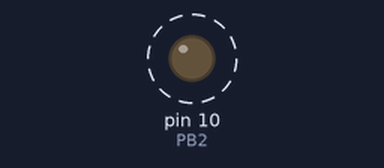
Bench run of a sketch on a simulated Arduino Uno, built with avr-gcc and run on an emulated ATmega328P. On the bench: output pins drawn as LEDs (lit = HIGH). Dashed ring = blinking.

Above: at 0.2 s.
Timing chart, 0 to 3.0 s (numbered marks = the images above):
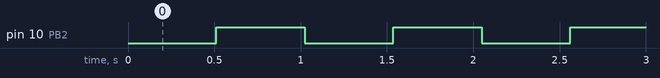

The sketch:

toggle_OC1A.ino
```cpp
/* Arduino UNO/ATmega328 */

void start_OC1A(uint8_t presc, uint16_t top) {
  const uint8_t WGM_CTC_OCR1A = 4;
  const uint8_t COM_TOGGLE = B01;

  cli();

  TCCR1A = 0;
  TCCR1B = 0;
  TCCR1C = 0;
  TCNT1 = 0;
  OCR1A = top - 1;

  TCCR1A |= (COM_TOGGLE << COM1A0) | ((WGM_CTC_OCR1A & B0011) << WGM10);
  TCCR1B |= (((WGM_CTC_OCR1A>>2) & B11)<< WGM12)  | (presc << CS10);

  sei();
}

void start_OC1B(uint8_t presc, uint16_t top) {
  const uint8_t WGM_CTC_OCR1A = 4;
  const uint8_t COM_TOGGLE = B01;

  cli();

  TCCR1A = 0;
  TCCR1B = 0;
  TCCR1C = 0;
  TCNT1 = 0;
  OCR1A = top - 1;

  // compare output mode
  TCCR1A |= (COM_TOGGLE << COM1B0) | ((WGM_CTC_OCR1A & B0011) << WGM10);
  // Waveform Generation Mode
  TCCR1B |= (((WGM_CTC_OCR1A>>2) & B11)<< WGM12) | (presc << CS10);

  sei();
}


void setup() {
  // put your setup code here, to run once:
  start_OC1B(5, 8000);
  pinMode(10, OUTPUT); // PB2
}

void loop() {
  // put your main code here, to run repeatedly:

}
```

Measured:
- by itself, pin 10 (PB2): alternates HIGH for 0.51 s and LOW for 0.51 s
